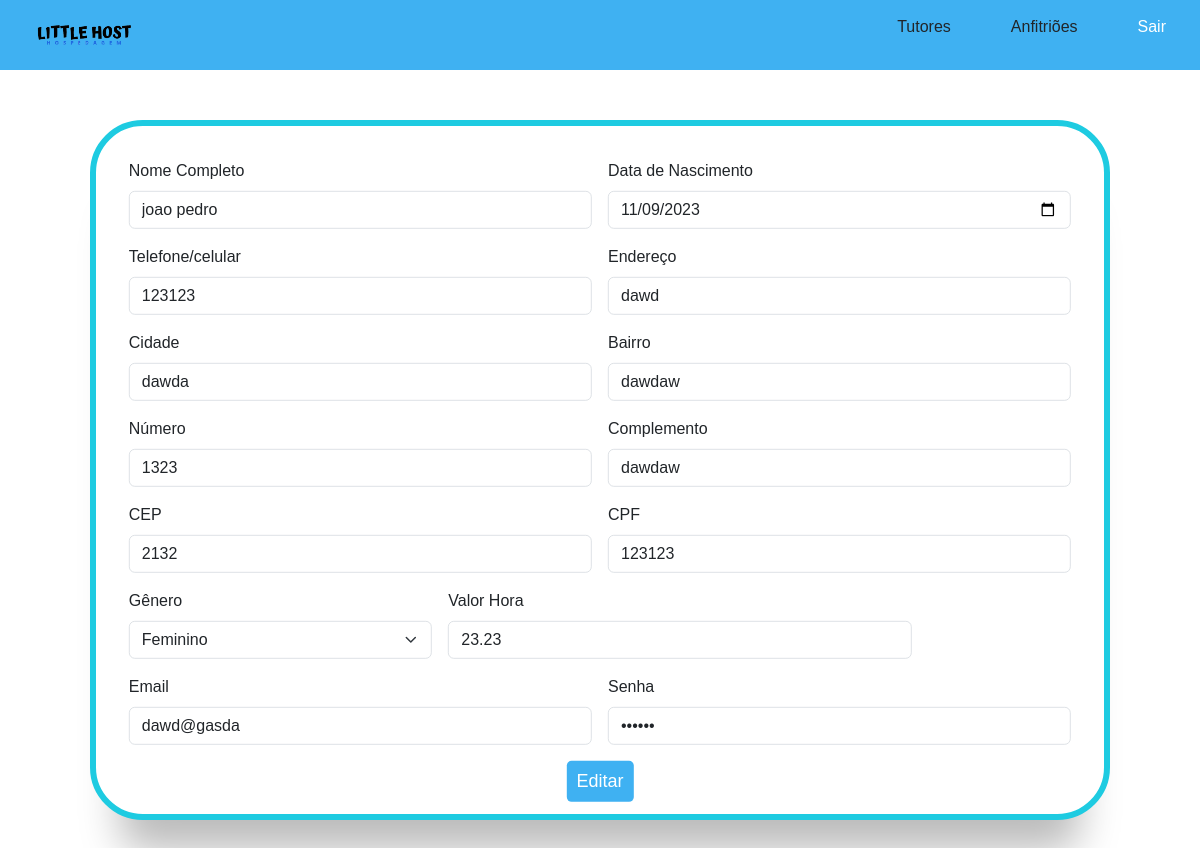
Screenshot of /View/EditarAnf.php?id=3 (signed in) with the database file from the repository.
### tables this page shows
CREATE TABLE `anfitriao` (
  `cod` int(10) UNSIGNED NOT NULL,
  `nome` varchar(255) NOT NULL,
  `telefone` bigint(13) UNSIGNED NOT NULL,
  `endereco` varchar(255) NOT NULL,
  `cidade` varchar(100) NOT NULL,
  `bairro` varchar(100) NOT NULL,
  `num_casa` varchar(20) NOT NULL,
  `complemento` varchar(50) NOT NULL,
  `cep` bigint(8) UNSIGNED NOT NULL,
  `cpf` bigint(11) UNSIGNED NOT NULL,
  `genero` enum('Feminino','Masculino','Outro') NOT NULL,
  `dt_nasc` date NOT NULL,
  `email` varchar(100) NOT NULL,
  `senha` varchar(8) NOT NULL,
  `imagem_perfil` varchar(50) NOT NULL,
  `imagem_local` varchar(50) NOT NULL,
  `valor_hora` double NOT NULL,
  `preferencias` text NOT NULL,
  `img` varchar(100) NOT NULL
);

### Controllers/AnfitriaoController.php (called while the page is built, shortened)
<?php
require_once("../Models/Anfitriao.php");
class AnfitriaoController{
    private $anfitriao;
    public function __construct()
    {
        $this->anfitriao = new Anfitriao();
    }
    public function read($id)
    {
        $result = $this->anfitriao->read($id);
        if($result > 0){
            return $result;
        }else{
            echo "<script>alert('Erro ao buscar usuário!');</script>";
        }
    }
}
?>

### Models/Conexao.php (called while the page is built, shortened)
<?php
class Conexao{
    private function conexao(){
        $this->mysqli = new mysqli(BD_SERVIDOR, BD_USUARIO , BD_SENHA, BD_BANCO);
    }
}

### Models/Anfitriao.php (called while the page is built, shortened)
<?php
require_once("Conexao.php");
class Anfitriao extends Conexao {
	public function read($id) {
		try {
            $stmt = $this->mysqli->query("SELECT * FROM anfitriao WHERE cod = " . $id . ";");
            $total = mysqli_num_rows($stmt);
            if($total > 0){
				$lista = $stmt->fetch_all(MYSQLI_ASSOC);
				$anfitriao = array();
				foreach ($lista as $l) {
					$anfitriao['cod'] = $l['cod'];
					$anfitriao['nome'] = $l['nome'];
					$anfitriao['telefone'] = $l['telefone'];
					$anfitriao['endereco'] = $l['endereco'];
					$anfitriao['cidade'] = $l['cidade'];
					$anfitriao['bairro'] = $l['bairro'];
					$anfitriao['num_casa'] = $l['num_casa'];
					$anfitriao['complemento'] = $l['complemento'];
					$anfitriao['cep'] = $l['cep'];
					$anfitriao['cpf'] = $l['cpf'];
					$anfitriao['genero'] = $l['genero'];
					$anfitriao['dt_nasc'] = $l['dt_nasc'];
					$anfitriao['email'] = $l['email'];
					$anfitriao['senha'] = $l['senha'];
					$anfitriao['valor_hora'] = $l['valor_hora'];
					$anfitriao['preferencias'] = $l['preferencias'];
				}
                return $anfitriao;
            }else{
                return 0;
            }
        } catch (Exception $e) {
            echo "<script>alert('Ocorreu um erro ao tentar buscar os anfitrioes: " . $e . "')</script>";
            return 0;
        }
    }
}
?>

### View/editarAnf.php (the view, shortened to what this page needs)
<?php
require_once("../Controllers/AnfitriaoController.php");
$controller = new AnfitriaoController;
if (isset($_GET['id'])) {
    $id = $_GET['id'];
    $resultado = $controller->read($id);
} else {
    echo "ID não foi fornecido na URL.";
}
?>
<!DOCTYPE html>
<html lang="en">
<head>
    <link rel="stylesheet" href="css/formAnf.css">
    <link rel="stylesheet" type="text/css" href="css/navFooter.css">
    <link href="https://cdn.jsdelivr.net/npm/bootstrap@5.3.1/dist/css/bootstrap.min.css" rel="stylesheet">
</head>
<body>
    <?php
       include('layouts/menuadm.php');
    ?>
    <main>
        <div class="box">
            <div class="inner-box">
                <form action="../Controllers/AnfitriaoController.php?funcao=update" method="POST" class="row g-3">
                    <div class="col-md-6">
                        <label for="inputName" class="form-label">Nome Completo</label>
                        <input type="text" class="form-control" id="inputName" autocomplete="off" placeholder="Nome Completo" required name="Name" value="<?php echo $resultado['nome']; ?>">
                    </div>
                    <div class="col-md-6">
                        <label for="inputDt_nasc" class="form-label">Data de Nascimento</label>
                        <input type="date" class="form-control" id="inputDt_nasc" autocomplete="off" required name="Dt_nasc" value="<?php echo $resultado['dt_nasc']; ?>">
                    </div>
                    <div class="col-md-6">
                        <label for="inputTel" class="form-label">Telefone/celular</label>
                        <input type="number" class="form-control" id="inputTel" autocomplete="off" placeholder="(00)00000-0000" required name="Telefone" value="<?php echo $resultado['telefone']; ?>">
                    </div>
                    <div class="col-md-6">
                        <label for="inputAddress" class="form-label">Endereço</label>
                        <input type="text" class="form-control" id="inputAddress" autocomplete="off" placeholder="Rua" required name="Endereco" value="<?php echo $resultado['endereco']; ?>">
                    </div>
                    <div class="col-md-6">
                        <label for="inputCidade" class="form-label">Cidade</label>
                        <input type="text" class="form-control" id="inputCidade" autocomplete="off" placeholder="Cidade" required name="Cidade" value="<?php echo $resultado['cidade']; ?>">
                    </div>
                    <div class="col-md-6">
                        <label for="inputBairro" class="form-label">Bairro</label>
                        <input type="text" class="form-control" id="inputBairro" autocomplete="off" placeholder="Bairro" required name="Bairro" value="<?php echo $resultado['bairro']; ?>">
                    </div>
                    <div class="col-6">
                        <label for="inputNumero" class="form-label">Número</label>
                        <input type="number" class="form-control" id="inputNumero" autocomplete="off" placeholder="Número" required name="Numero_Casa" value="<?php echo $resultado['num_casa']; ?>">
                    </div>
                    <div class="col-md-6">
                        <label for="inputComplemento" class="form-label">Complemento</label>
                        <input type="text" class="form-control" id="inputComplemento" autocomplete="off" placeholder="Complemento" required name="Complemento" value="<?php echo $resultado['complemento']; ?>">
                    </div>
                    <div class="col-6">
                        <label for="inputCEP" class="form-label">CEP</label>
                        <input type="number" class="form-control" id="inputCEP" autocomplete="off" placeholder="0000-000" required name="CEP" value="<?php echo $resultado['cep']; ?>">
                    </div>
                    <div class="col-6">
                        <label for="inputCPF" class="form-label">CPF</label>
                        <input type="text" class="form-control" id="inputCPF" autocomplete="off" placeholder="0000000" required name="CPF" value="<?php echo $resultado['cpf']; ?>">
                    </div>
                    <div class="col-md-4">
                        <label for="inputGenero" class="form-label">Gênero</label>
                        <select name="Genero" id="inputGenero" autocomplete="off" required class="form-select">
                            <option <?php if($resultado['genero'] == "feminino") { echo "selected"; }?>>Feminino</option>
                        </select>
                    </div>
                    <div class="col-6">
                        <label for="inputVlH" class="form-label">Valor Hora</label>
                        <input type="text" class="form-control" id="inputVlH" autocomplete="off" required placeholder="R$ 00,00" name="VlH" value="<?php echo $resultado['valor_hora']; ?>">
                    </div>
                    <div class="col-md-6">
                        <label for="inputEmail" class="form-label">Email</label>
                        <input type="email" class="form-control" id="inputEmail" autocomplete="off" placeholder="exemplo@gmail.com" require name="Email" value="<?php echo $resultado['email']; ?>">
                    </div>
                    <div class="col-md-6">
                        <label for="inputSenha" class="form-label">Senha</label>
                        <input type="password" minlength="3" class="form-control" autocomplete="off" placeholder="**********" require id="inputSenha" name="Senha" value="<?php echo $resultado['senha']; ?>">
                    </div>
                    <div class="button">
                        <button type="submit" id="btnEditar" class="comic-button">Editar</button>
                    </div>
                </form>
            </div>
        </div>
    </main>
</body>
</html>

### View/css/formAnf.css (style rules this page uses)
*, *::before, *::after { padding: 0; margin: 0; box-sizing: border-box; }
body, input { font-family: "Poppins", sans-serif; }
main { width: 100%; min-height: 100vh; overflow: hidden; background-color: #fff; padding: 2rem; display: flex; align-items: center; justify-content: center; }
.box { position: relative; width: 100%; max-width: 1020px; height: 700px; background-color: #fff; border-radius: 3.3rem; border:.4rem solid #1ECBE1; box-shadow: 0 60px 40px -30px rgba(0, 0, 0, 0.27); }
.inner-box { position: absolute; width: calc(100% - 4.1rem); height: calc(100% - 4.1rem); top: 50%; left: 50%; transform: translate(-50%, -50%); }
.button { text-align: center; }
.comic-button { background-color: #3fb1f2; padding: 7px 10px; color: #fff; border: none; cursor: pointer; border-radius: 0.3rem; font-size: 18px; margin-bottom: 3rem; transition: 0.3s; }

### View/css/navFooter.css (style rules this page uses)
* { margin: 0; padding: 0; box-sizing: border-box; font-family: sans-serif; }
:root { --blue: #1970E6; --lightBlue: #3fb1f2; --other-color: #1ECBE1 ; --second-color: blue; --bg-color: #C2F1F7 ; }

### rows the page displays
anfitriao: Name "joao pedro", Dt_nasc "11/09/2023", Telefone "123123", Endereco "dawd", Cidade "dawda", Bairro "dawdaw", Numero_Casa "1323", Complemento "dawdaw", CEP "2132", CPF "123123", VlH "23.23", Email "dawd@gasda"
